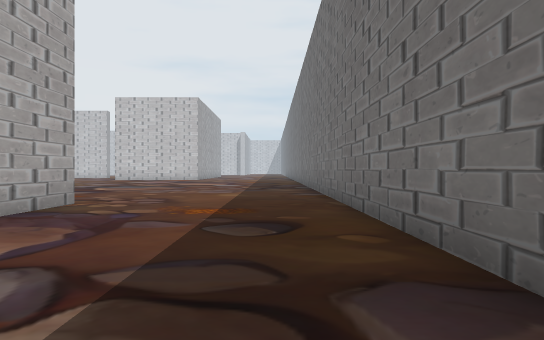
[1] (above)

24 first-person views from a walk through a Unity game level. The camera is 1.2 m above the floor, looks level and sees 70° across. The floor is counted in squares, 2 m on a side. Each view is taken from the middle of a square. On the plan, view 1 faces up. The plan holds only what a view shows up to about 11 squares ahead; the rest is blank. The place goes on beyond the plan. The player character is not drawn. Some animated figures are left out. Some surface patterns are stand-ins.

[2]
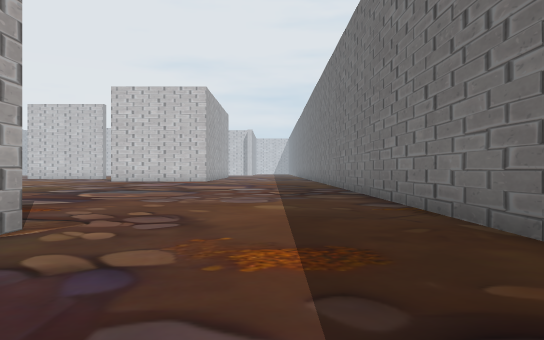

[3]
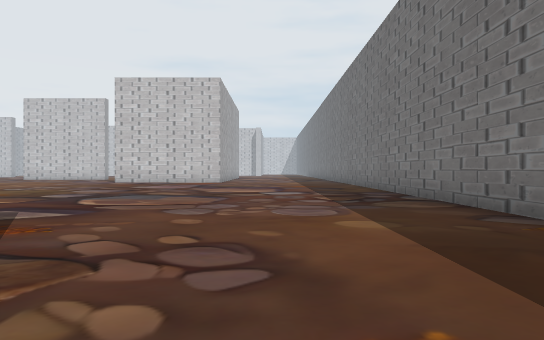

[4]
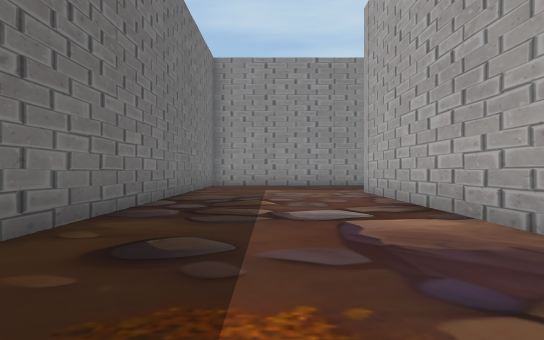

[5]
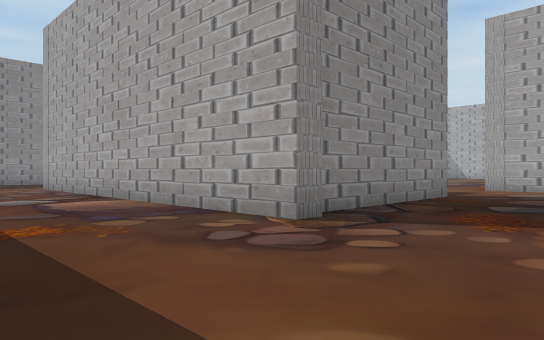

[6]
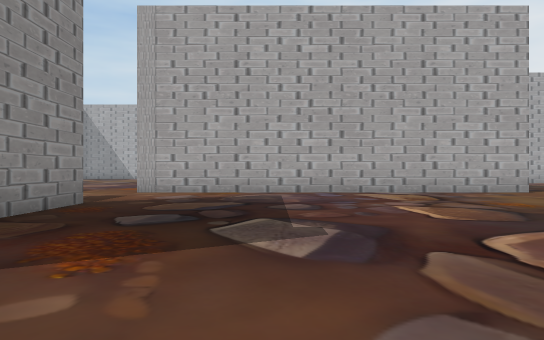

[7]
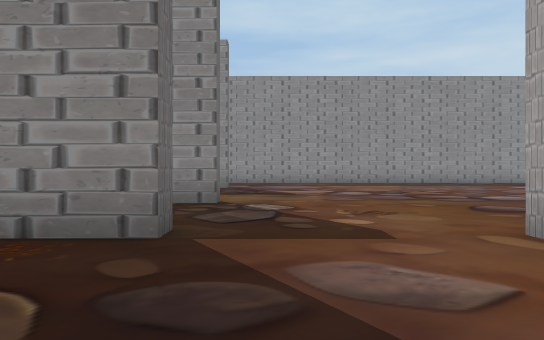

[8]
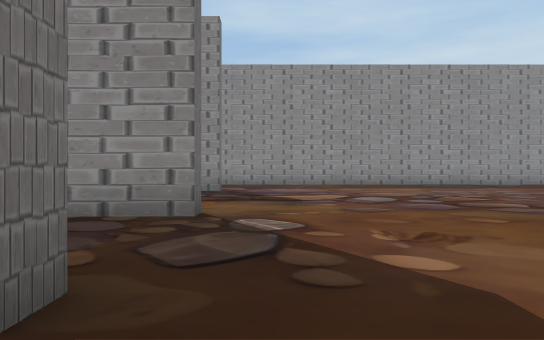

[9]
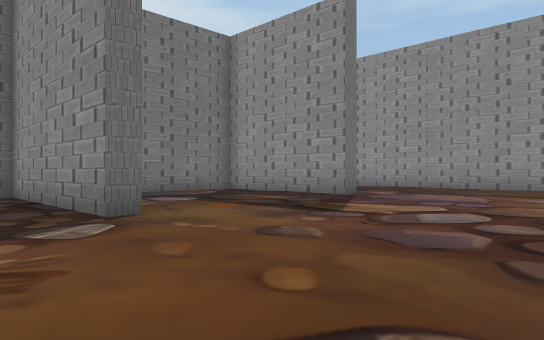

[10]
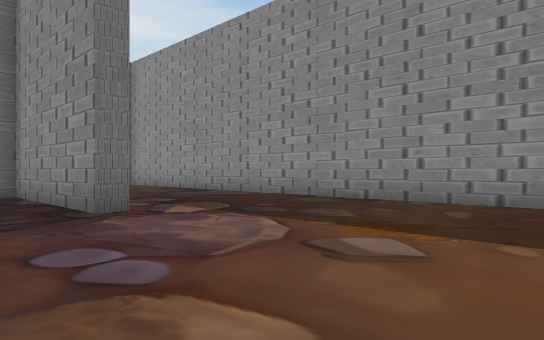

[11]
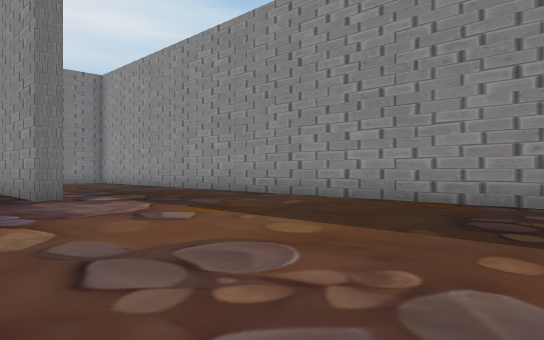

[12]
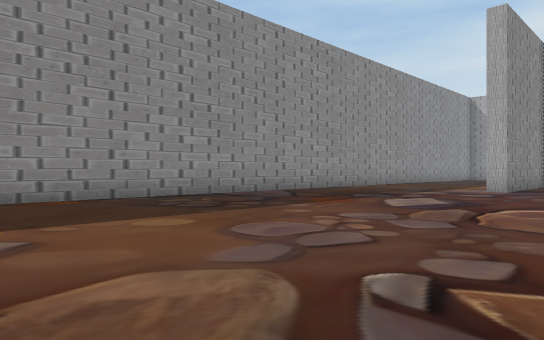

[13]
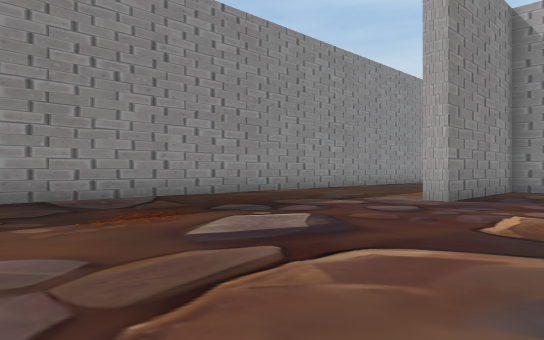

[14]
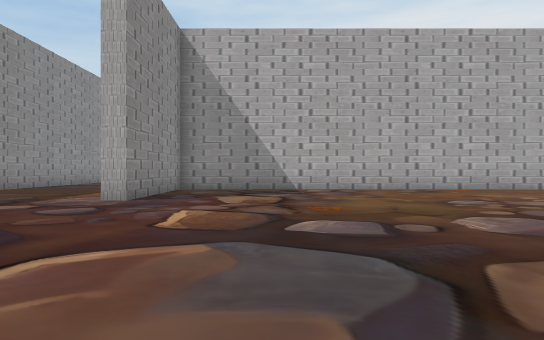

[15]
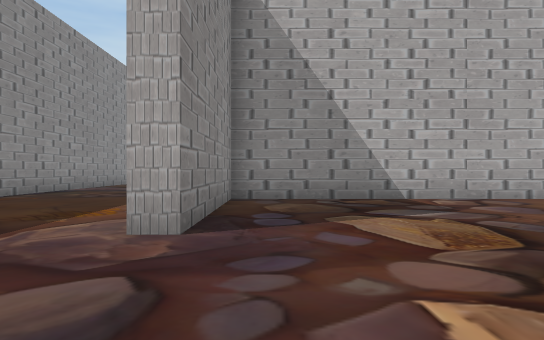

[16]
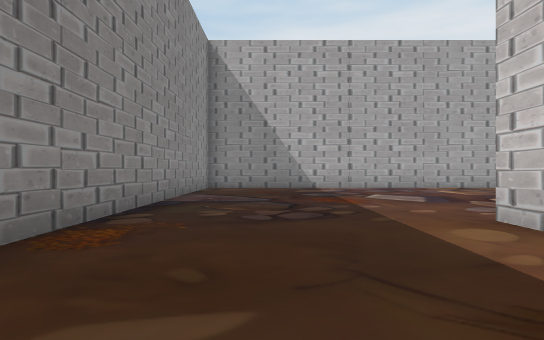

[17]
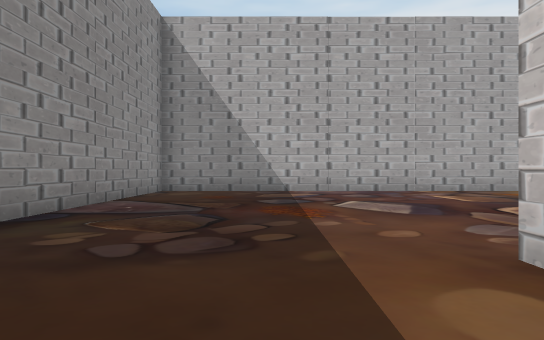

[18]
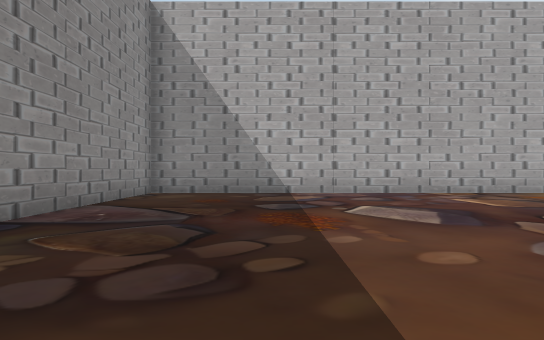

[19]
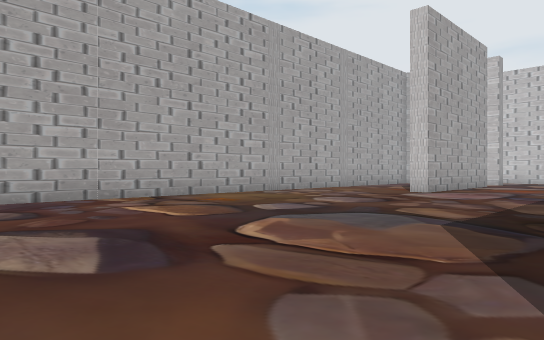

[20]
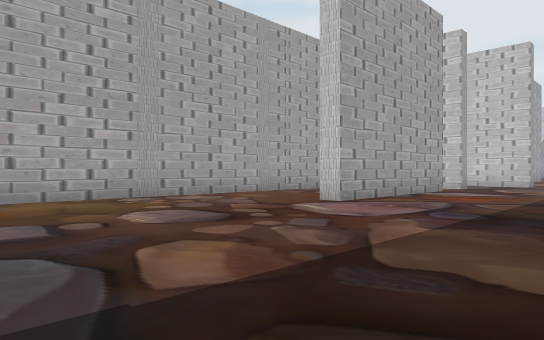

[21]
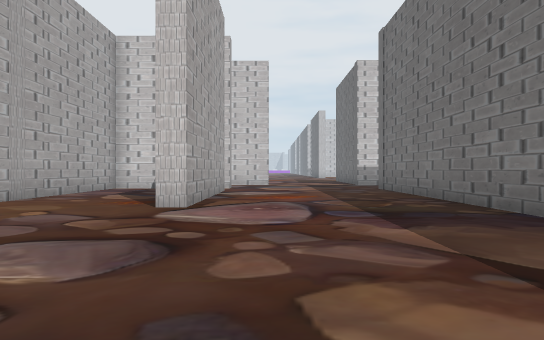

[22]
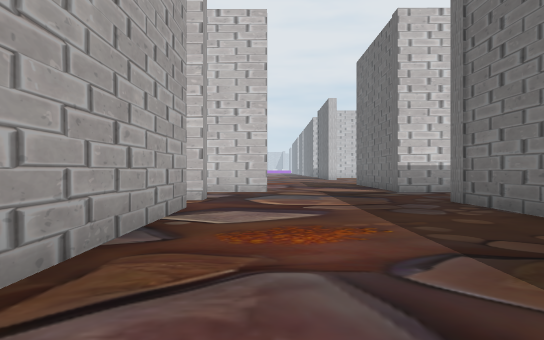

[23]
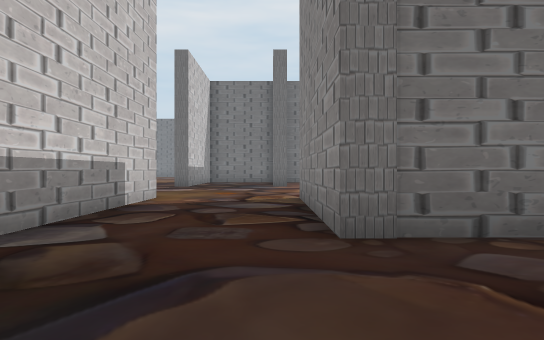

[24]
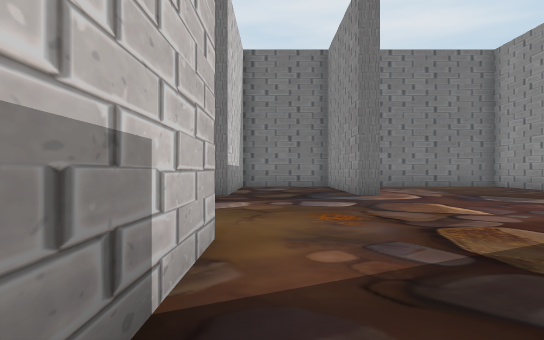

### Floor plan
Points are (right, up) in squares from view 1. A wall is a line through its corners. A room is listed if a view was taken in it or the views show most of it. See-through windows are left out.
Room 1 (views 1, 2, 3, 4, 5, 6, 7, 8, 9, 10, 11, 12, 13, 14, 15, 16, 17, 18, 19, 20, 21, 22, 23, 24)
walls: (-17.8, 12.4) (-17.8, 12.9) (-16.1, 12.9); (-28.1, 3.8) (-28.1, -2.8) (-23.6, -2.8) (-23.6, -3.4); (-28.6, 4.9) (-28.6, 12.4) (-23.8, 12.4); (-9, 2.5) (-9, 3) (-4, 3); (-9, 6) (-9, 6.6) (-4.4, 6.6); (-27.8, -3.3) (-28.6, -3.3); (-16.1, 16) (-17.8, 16); (-23.5, 15.5) (-28.6, 15.5) (-28.6, 16); (-23.5, -8.1) (-5.5, -8.1); (-8.5, -3.6) (-8.5, -3.1) (-4, -3.1); (-12.4, 16.5) (-12.4, 6.4); (-4, 6.9) (-3.5, 6.9) (-3.5, -3.6); (-4, -0.6) (-4, 0.1); (-33.4, 11.2) (-33.4, 6.2) (-33.9, 6.2); (-33.4, 13.1) (-33.4, 12.6); (-32.1, 15.5) (-33.9, 15.5); (-37.1, 11) (-37.1, -8.1) (-27, -8.1); (1.3, -4) (1.3, 16)

Positions as (right, up) in squares from view 1, and headings:
1: (0, 0), facing up
2: (-1, 3), facing up
3: (-2, 5), facing up
4: (-1, 7), facing down
5: (0, 10), facing down-left
6: (-2, 10), facing left
7: (-10, 10), facing down
8: (-10, 8), facing down
9: (-14, 5), facing down-right
10: (-14, -1), facing down-right
11: (-17, -1), facing down-right
12: (-12, 0), facing down-left
13: (-16, 0), facing down-left
14: (-16, 0), facing left
15: (-20, -2), facing left
16: (-24, -6), facing left
17: (-26, -5), facing left
18: (-27, -5), facing left
19: (-29, -4), facing up-left
20: (-29, 0), facing up-left
21: (-32, 0), facing up
22: (-32, 5), facing up
23: (-32, 13), facing right
24: (-27, 15), facing right
